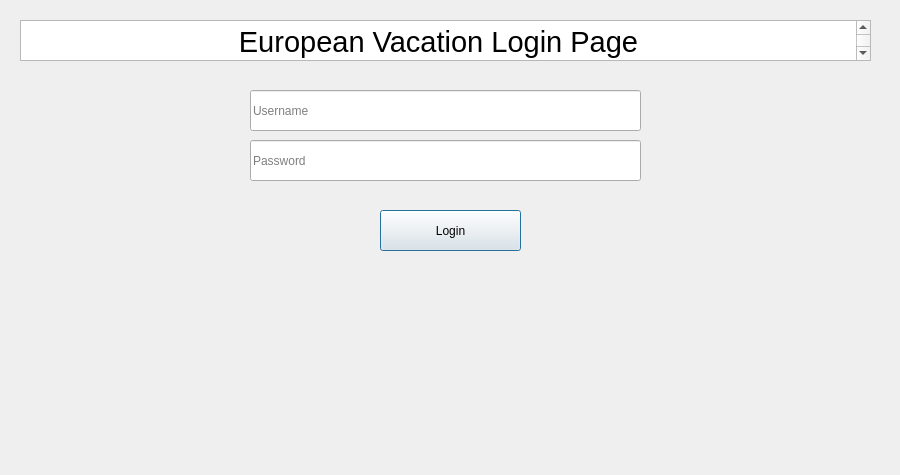
<?xml version="1.0" encoding="UTF-8"?>
<ui version="4.0">
 <class>login</class>
 <widget class="QDialog" name="login">
  <property name="geometry">
   <rect>
    <x>0</x>
    <y>0</y>
    <width>900</width>
    <height>475</height>
   </rect>
  </property>
  <property name="windowTitle">
   <string>Dialog</string>
  </property>
  <property name="autoFillBackground">
   <bool>false</bool>
  </property>
  <property name="styleSheet">
   <string notr="true">login{
	rgb(0, 0, 0)
}</string>
  </property>
  <widget class="QLineEdit" name="lineEdit_username">
   <property name="geometry">
    <rect>
     <x>250</x>
     <y>90</y>
     <width>391</width>
     <height>41</height>
    </rect>
   </property>
   <property name="placeholderText">
    <string>Username</string>
   </property>
  </widget>
  <widget class="QLineEdit" name="lineEdit_password_2">
   <property name="geometry">
    <rect>
     <x>250</x>
     <y>140</y>
     <width>391</width>
     <height>41</height>
    </rect>
   </property>
   <property name="placeholderText">
    <string>Password</string>
   </property>
  </widget>
  <widget class="QPushButton" name="pushButton_login">
   <property name="geometry">
    <rect>
     <x>380</x>
     <y>210</y>
     <width>141</width>
     <height>41</height>
    </rect>
   </property>
   <property name="text">
    <string>Login</string>
   </property>
  </widget>
  <widget class="QTextBrowser" name="textBrowser">
   <property name="geometry">
    <rect>
     <x>20</x>
     <y>20</y>
     <width>851</width>
     <height>41</height>
    </rect>
   </property>
   <property name="html">
    <string>&lt;!DOCTYPE HTML PUBLIC &quot;-//W3C//DTD HTML 4.0//EN&quot; &quot;http://www.w3.org/TR/REC-html40/strict.dtd&quot;&gt;
&lt;html&gt;&lt;head&gt;&lt;meta name=&quot;qrichtext&quot; content=&quot;1&quot; /&gt;&lt;style type=&quot;text/css&quot;&gt;
p, li { white-space: pre-wrap; }
&lt;/style&gt;&lt;/head&gt;&lt;body style=&quot; font-family:'MS Shell Dlg 2'; font-size:7.8pt; font-weight:400; font-style:normal;&quot;&gt;
&lt;p align=&quot;center&quot; style=&quot; margin-top:0px; margin-bottom:0px; margin-left:0px; margin-right:0px; -qt-block-indent:0; text-indent:0px;&quot;&gt;&lt;span style=&quot; font-family:'MS Shell Dlg 2'; font-size:22pt;&quot;&gt;European Vacation Login Page&lt;/span&gt;&lt;/p&gt;&lt;/body&gt;&lt;/html&gt;</string>
   </property>
  </widget>
 </widget>
 <resources/>
 <connections/>
</ui>
